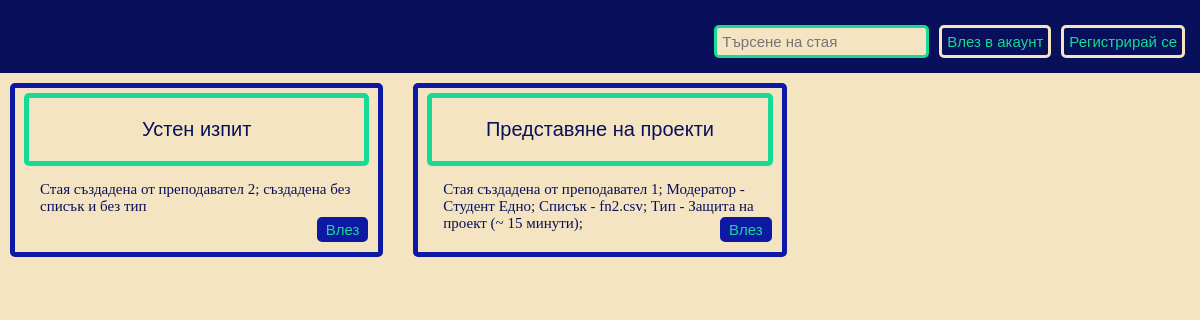
The page /views/lobby.php on the database its author committed.
### tables this page shows
CREATE TABLE `rooms` (
  `room_id` int(11) NOT NULL,
  `creator_id` int(11) NOT NULL,
  `moderator_id` int(11) NOT NULL,
  `name` varchar(100) NOT NULL,
  `description` varchar(400) NOT NULL,
  `type_id` int(11) DEFAULT NULL,
  `url` varchar(400) DEFAULT NULL,
  `meeting_password` varchar(100) DEFAULT NULL,
  `break_until` datetime DEFAULT NULL,
  `avg_time` int(11) DEFAULT NULL,
  `passed_people` int(11) NOT NULL DEFAULT 0
);

### config.php (called while the page is built)
<?php
return array(
    'DB_SERVERNAME' => 'localhost',
    'DB_USERNAME' => 'test_user',
    'DB_PASSWORD' => 'pass',
    'DB_NAME' => 'waiting_room',
    'URL' => 'http://localhost/waitingroom/views/lobby.php',
    'BASE_FOLDER' => 'C:\xampp\htdocs\WaitingRoom',
    'BASE_URL' => 'http://localhost/waitingroom'
);
?>

### db/connect_db.php (called while the page is built)
<?php
class Database {
    private $pdo;
    private static $instance = null;
    private function __construct(){
        $config = include($_SERVER['DOCUMENT_ROOT'].'\WaitingRoom\config.php');
        $host = $config['DB_SERVERNAME'];
        $db = $config['DB_NAME'];
        $user = $config['DB_USERNAME'];
        $password = $config['DB_PASSWORD'];
        $dsn = "mysql:host=$host;dbname=$db;charset=UTF8";
        try {
        	$this->pdo = new PDO($dsn, $user, $password);
        } catch (PDOException $e) {
           echo 'failed';
           echo $e->getMessage();
        }
    }
    public static function getInstance() {
        if (self::$instance == null) {
            self::$instance = new Database();
        }
        return self::$instance;
    }
    public function getConnection() {
        return $this->pdo;
    }
}
?>

### db/lobby.php (called while the page is built, shortened)
<?php
require_once('connect_db.php');
class LobbyModel{
    private $pdo;
    public function __construct(){
        $db = Database::getInstance();
        $this->pdo = $db->getConnection();
    }
    function getAllRooms(){
	   $query = 'SELECT name, description, room_id FROM rooms';
	   $stmt = $this->pdo->query($query);
	   $rows = $stmt->fetchAll(PDO::FETCH_ASSOC);
	   return $rows;
    }
}
?>

### controllers/lobby_controller.php (called while the page is built, shortened)
<?php
$config = require_once $_SERVER['DOCUMENT_ROOT'].'/WaitingRoom/config.php';
$base_dir = $config['BASE_FOLDER'];
require_once "$base_dir/db/lobby.php";
function getAllRooms(){
    $model = new LobbyModel();
    return $model->getAllRooms();
}
?>

### views/lobby.php (the view, shortened to what this page needs)
<?php
 include_once '../controllers/lobby_controller.php';
?>
<!DOCTYPE html>
<html>
<head>
    <link rel="stylesheet" href="styles/lobby.css">
</head>
<body>
<header>
    <?php if(!isset($_SESSION["name"])) : ?>
    <form method="get" action="registration.php">
            <button  type="submit" class="header_button">Регистрирай се</button>
    </form>
    <form method="get" action="login.php">
        <button type="submit" class="header_button">Влез в акаунт</button>
    </form>
    <?php endif; ?>
		 <form method = "post" action="../controllers/lobby_controller.php">
				<input type="text" class="search_field" name="key_word" placeholder="Търсене на стая">
	 </form>
</header>
<div class="rooms_list">
<?php
if(isset($_SESSION['rooms'])){
	$rows = $_SESSION['rooms'];
	unset($_SESSION['rooms']);
}
else{
	$rows = getAllRooms();
}
if($rows){
    foreach($rows as $row){
        echo "<div class=\"room\">
        <div class=\"room_name\"><p>{$row['name']}</p></div>
        <div class=\"room_description\"><p>{$row['description']}</p></div>
        <button class=\"join_button\" type=\"button\"><a href=\"room/room.php?room={$row['room_id']}\">Влез</a></button>
        </div>";
    }
}
?>
</div>
</body>
</html>

### views/styles/lobby.css (style rules this page uses)
body { margin:0px; background-color: #f4e4c1; }
header { position:sticky; top:0; overflow:auto; padding:10px; background-color:#080f5b; color:#e4c580; font-size:20px; z-index:10; }
.rooms_list { display: grid; grid-template-columns: repeat(3, 1fr); gap: 10px; grid-auto-rows: minmax(100px, auto); }
.room { position:relative; margin:10px; padding:5px; border-style: solid; border-radius: 5px; border-width:5px; border-color:#0d19a3; background-color:#f4e4c1; }
.room_name { margin-left: auto; margin-right: auto; width: 95%; text-align:center; font-size:20px; font-family: Arial, Helvetica, sans-serif; border-style: solid; border-radius: 5px; border-width:5px; color: #080f5b; border-color:#15db95; }
.room_description { font-size:15px; margin-left:20px; color: #080f5b; }
.join_button { position:absolute; bottom:10px; right:10px; text-align: center; font-size:15px; border-style: solid; border-width: 3px; border-radius : 5px; color: #15db95; border-color:#0d19a3; background-color:#0d19a3; }
a:link, a:visited { text-decoration: none; color: #15db95; }
.header_button { float:right; margin:5px; margin-top:15px; padding: 5px; font-size:15px; text-align: center; border-style: solid; border-width: 3px; border-radius : 5px; color: #15db95; border-color:#f4e4c1; background-color:#080f5b; }
.search_field { float:right; margin:5px; margin-top:15px; padding: 5px; font-size:15px; border-style: solid; border-width: 3px; border-radius : 5px; color: #080f5b; border-color:#15db95; background-color:#f4e4c1; }

### rows shown on the page
rooms: name "Устен изпит", description "Стая създадена от преподавател 2; създадена без списък и без тип"
rooms: name "Представяне на проекти", description "Стая създадена от преподавател 1; Модератор - Студент Едно; Списък - fn2.csv; Тип - Защита на проект (~ 15 минути);"
